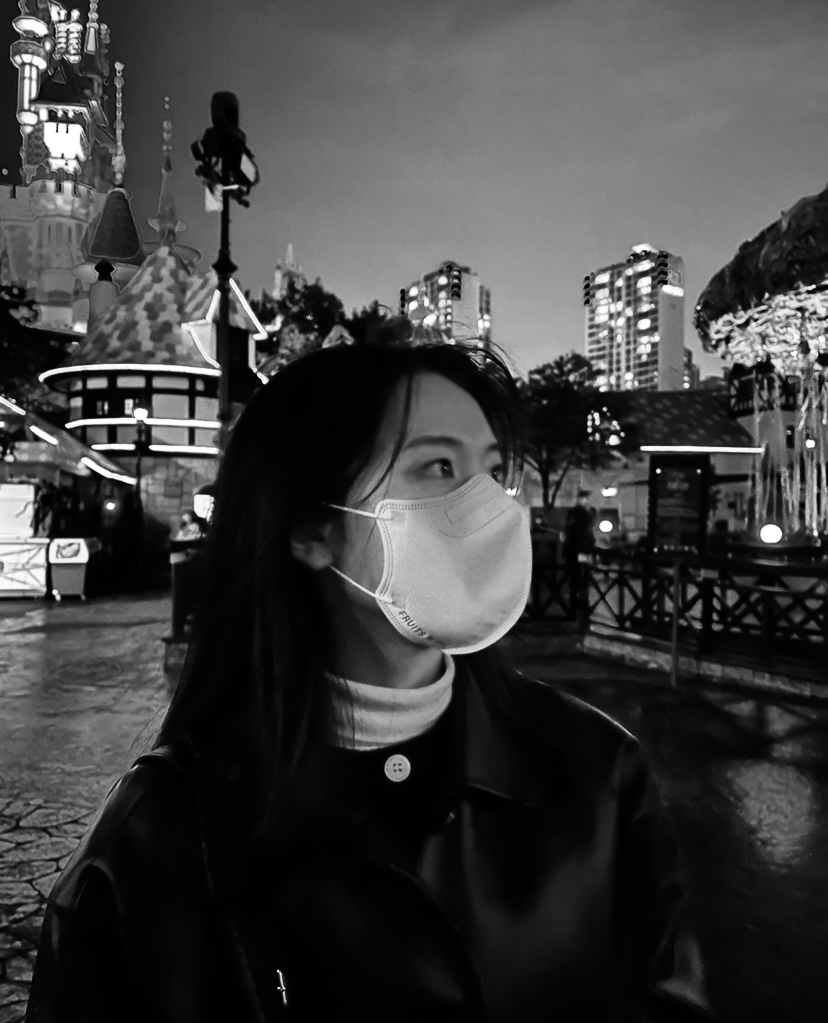
#> input picture 0519/profile.jpg, 828 x 1023 px
$ python sobel.py   (older library calls are emulated)
#> lines starting #> are read from the running program, lines starting #| are printed output that depends on the picture
import numpy as np, cv2

image = cv2.imread("profile.jpg", cv2.IMREAD_GRAYSCALE) # 영상 읽기
#> image is the input picture: shape (1023, 828); min 0, max 255, mean 64
if image is None: raise Exception("영상파일 읽기 오류")

resize = cv2.resize(image, dsize=(240, 360)) #사이즈 재조정
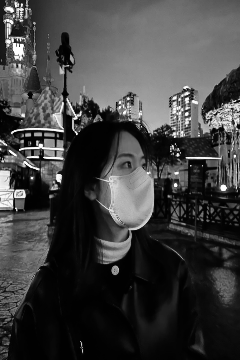
#> resize: shape (360, 240); min 0, max 255, mean 63.9

dst1 = cv2.Sobel(np.float32(resize), cv2.CV_32F, 1, 0, 3)
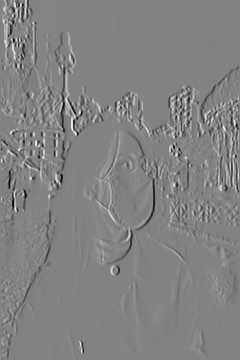
#> dst1: shape (360, 240) float32; min -961, max 919, mean -0.6; drawn with min black and max white
dst2 = cv2.Sobel(np.float32(resize), cv2.CV_32F, 0, 1, 3)
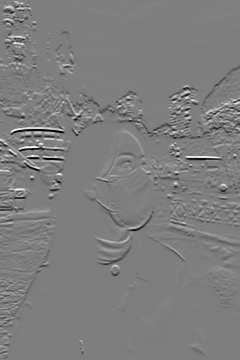
#> dst2: shape (360, 240) float32; min -999, max 1011, mean -1.7; drawn with min black and max white
dst1 = cv2.convertScaleAbs(dst1)
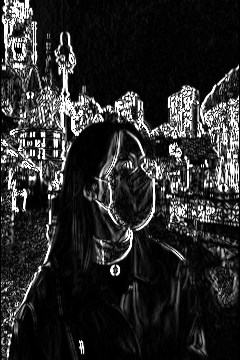
#> dst1: shape (360, 240); min 0, max 255, mean 42.2
dst2 = cv2.convertScaleAbs(dst2)
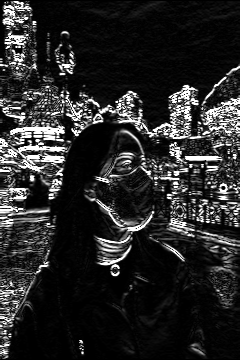
#> dst2: shape (360, 240); min 0, max 255, mean 40.6

cv2.imshow("original", resize)
cv2.imshow("dst1-vertical_OpenCV", dst1)
cv2.imshow("dst2-horizontal_OpenCV", dst2)
cv2.waitKey()

cv2.destroyAllWindows()
